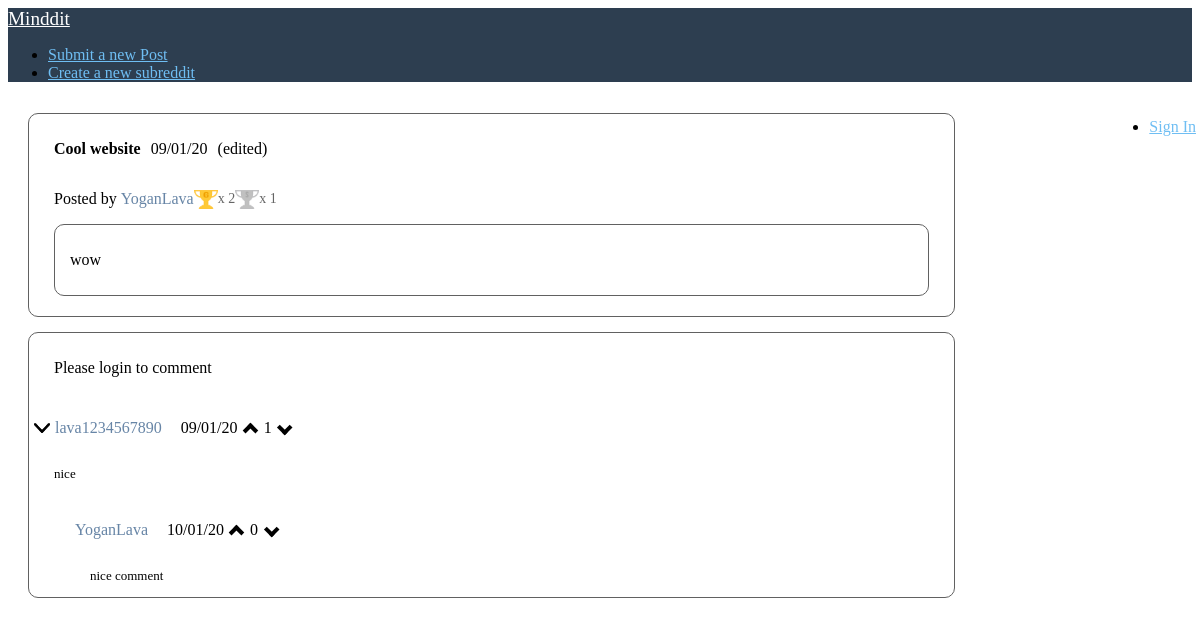
The page /post.php?postID=2 on the database its author committed.
### tables this page shows
CREATE TABLE posts (
  id int(11) NOT NULL,
  title varchar(255) DEFAULT NULL,
  user_id int(11) NOT NULL,
  is_image tinyint(1) DEFAULT NULL,
  body text,
  created_at int(30) DEFAULT NULL,
  updated_at int(30) DEFAULT NULL,
  subreddit_name varchar(20) NOT NULL
);

CREATE TABLE users (
  id int(11) NOT NULL,
  username varchar(255) NOT NULL,
  password varchar(255) NOT NULL,
  created_at int(30) NOT NULL DEFAULT '0'
);

### post.php (the view, shortened to what this page needs)
<?php
include 'logic/commentFormatter.php';
$mysqli = openConnection();
?>
<!DOCTYPE html>
<html lang="en">
<head>
    <link rel="stylesheet" href="https://unpkg.com/purecss@1.0.1/build/pure-min.css"
 />
    <link rel="stylesheet" href="css/css.css" />
</head>
<body>
    <div class="home-menu pure-menu pure-menu-horizontal">
        <a href="index.php" class="pure-menu-heading pure-menu-link">Minddit</a>
        <ul class="pure-menu-list">
            <li class="pure-menu-item">
                <a href="submit.php" class="pure-menu-link">Submit a new Post</a>
            </li>
            <li class="pure-menu-item">
                <a href="createsubreddit.php" class="pure-menu-link">Create a new subreddit</a>
            </li>
        </ul>
        <ul class="pure-menu-list align-right">
            <?php if(!isset($_SESSION['username'])){echo "<li class='pure-menu-item'>
        <a href='register.php' class='pure-menu-link'>Sign In</a>
      </li>";
      } else { echo "<li class='pure-menu-item pure-menu-has-children pure-menu-allow-hover'>
        <a href='#' id='menuLink1' class='pure-menu-link'>".$_SESSION['username']."</a>
        <ul class='pure-menu-children'>
            <li class='pure-menu-item'><a href='profile.php?name=".$_SESSION['username']."' class='pure-menu-link'>Profile</a></li>
            <li class='pure-menu-item'><a href='details.php' class='pure-menu-link'>Details</a></li>
            <li class='pure-menu-item'><a href='/logic/logout.php' class='pure-menu-link'>Log Out</a></li>
        </ul>
    </li>";
      }?>
        </ul>
    </div>
    <div class="posts">
        <?php
            $sql = "SELECT * FROM posts WHERE id = ".$_GET['postID'];
            $result = $mysqli->query($sql);
            $post = $result->fetch_assoc();
            echo"  <div class='post-header'>
                    <div><a class='post-link'>".$post['title']."</a><p style='padding-left: 10px;display: inline-block;'>".date("d/m/y",$post['created_at'])."</p><p style='padding-left: 10px;display: inline-block;'>".(($post['created_at'] != $post['updated_at'])?"(edited)":"")."</div>
                    <div class='details'>";
            $user = ($mysqli->query("select * from users where id='".$post['user_id']."'"))->fetch_assoc();
            echo "<p class='post-details'>Posted by <a href='profile.php?name=".$user['username']."' class='normal-link'>".$user['username']."</a>";
            $awardCount = "select coalesce(count(distinct a.id),0) as gold, coalesce(count(distinct a2.id),0) as silver
                from post_awards pa
                left join awards a on a.id = pa.award_id and a.award = 'gold'
                left join awards a2 on a2.id = pa.award_id and a2.award= 'silver'
                where pa.post_id = ".$post['id'];
                $awardCount = ($mysqli->query($awardCount))->fetch_assoc();
                if($awardCount['gold']) echo "<div class='gold' tooltip='Gold'></div><p class='award-text'>x ".$awardCount['gold']."</p>";
                if($awardCount['silver']) echo "<div class='silver' tooltip='Silver'></div><p class='award-text'>x ".$awardCount['silver']."</p>";
            echo "</div>";
            echo "<div class='post-content'>";
                    echo ($post['is_image'])?"<image class='preview-image' src='".$post['body']."'> </div>
                    </div>":"<p id='post".$post['id']."'>".$post['body']."</p>
                    </div>
                </div>";
                ?>
        <div class="comments">
            <?php
          if(!isset($_SESSION['username'])){
            echo "<p>Please login to comment</p>";
          }
            ?>
            <?php
          $sql = "WITH recursive temp (id, parent_id, user_id, post_id, body, created_at, updated_at, path, depth) as (
            select id, parent_id, user_id, post_id, body, created_at, updated_at, cast(id as char(20)) as path, 1 as depth
            from
                comments
            where
                post_id = ".$_GET['postID']." and parent_id is null
            union all
            select
                c.id,
                c.parent_id,
                c.user_id,
                c.post_id,
                c.body,
                c.created_at,
                c.updated_at,
                concat(temp.path,',', c.id) as path,
                temp.depth + 1 as depth
            from
                comments c
                join temp on c.parent_id = temp.id
        )
        SELECT
            *
        from
            temp
        order by
            path;";
          $result = $mysqli->query($sql);
          $comments = array();
          if(mysqli_num_rows($result) == 0){
            echo "<p>No comments found :(</p>";
          }else{
            while($comment = $result->fetch_assoc()){
              $comments[] = $comment;
            }
            echo format($comments, $mysqli);
          }
            ?>
        </div>
    </div>
</body>
</html>

### css/css.css (style rules this page uses)
.home-menu .pure-menu-heading { color: white; font-weight: 400; font-size: 120%; }
.home-menu a { color: #6fbef3; }
.home-menu { background: #2d3e50; }
.align-right { position: absolute; right: 0px; padding: 4px; }
.posts { display: inline-flex; flex-direction: column; flex-wrap: wrap; justify-content: center; align-items: center; align-content: center; }
.posts .post-link { display: inline-block; text-decoration: solid; font-weight: bold; color: #000000; }
.details { position: relative; align-items: center; display: flex; }
.normal-link { color: #6785a6; text-decoration: solid; position: relative; display: inline-block; cursor: pointer; }
.post-content { padding: 10px 15px; border: solid 1.2px #616161; margin-right: 25px; border-radius: 10px; margin-bottom: 20px; }
.post-header, .comments { padding-top: 10px; padding-left: 25px; margin-top: 15px; margin-left: 20px; border: solid 1.2px #616161; width: 75vw; min-height: 100px; max-width: 100%; border-radius: 10px; }
.gold { position: relative; background-image: url("/res/gold.png"); background-size: 24px 19px; height: 19px; width: 24px; }
.silver { position: relative; background-image: url("/res/silver.png"); background-size: 24px 19px; height: 19px; width: 24px; }
[tooltip]:before { content: attr(tooltip); position: absolute; opacity: 0; left: -15px; transition: all 0.15s ease; padding: 10px; color: #bdbdbd; border-radius: 10px; }
[tooltip]:not([tooltip-persistent]):before { pointer-events: none; }
.award-text { opacity: 0.6; font-size: 14px; }

### rows shown on the page
posts: title "Cool website", created_at "09/01/20", body "wow"
users: username "YoganLava"

### other values the page prints
$awardCount['gold'] "2"
$awardCount['silver'] "1"
$name "lava1234567890"
date("d/m/y",$thread['comment']['created_at']) "09/01/20"
$likes['likes'] "1"
$thread['comment']['body'] "nice"
$name "YoganLava"
date("d/m/y",$thread['comment']['created_at']) "10/01/20"
$likes['likes'] "0"
$thread['comment']['body'] "nice comment"
